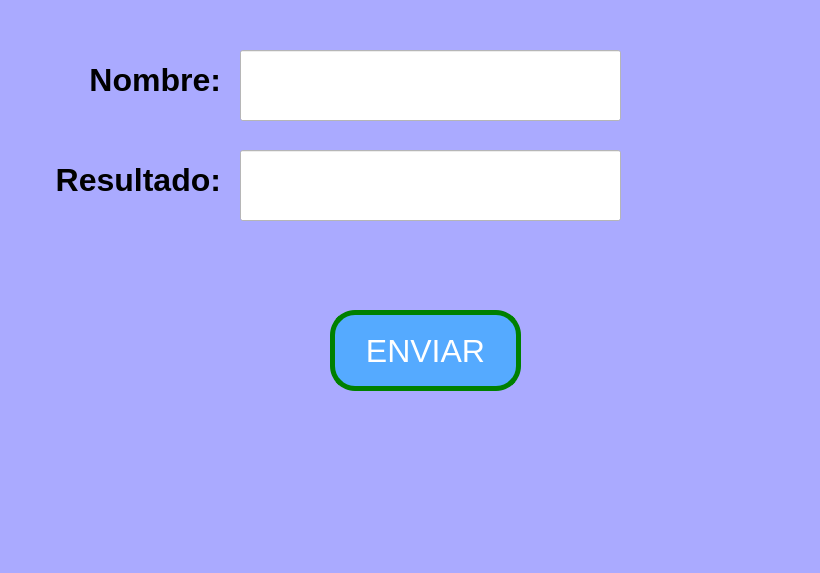
<?xml version="1.0" encoding="UTF-8"?>
<ui version="4.0">
 <class>MainWindow</class>
 <widget class="QMainWindow" name="MainWindow">
  <property name="geometry">
   <rect>
    <x>0</x>
    <y>0</y>
    <width>820</width>
    <height>573</height>
   </rect>
  </property>
  <property name="font">
   <font>
    <pointsize>24</pointsize>
    <weight>75</weight>
    <bold>true</bold>
   </font>
  </property>
  <property name="windowTitle">
   <string>MainWindow</string>
  </property>
  <property name="styleSheet">
   <string notr="true">background-color: rgb(170, 170, 255);

</string>
  </property>
  <widget class="QWidget" name="centralwidget">
   <widget class="QPushButton" name="btn_enviar">
    <property name="geometry">
     <rect>
      <x>330</x>
      <y>310</y>
      <width>191</width>
      <height>81</height>
     </rect>
    </property>
    <property name="font">
     <font>
      <pointsize>24</pointsize>
      <weight>50</weight>
      <bold>false</bold>
     </font>
    </property>
    <property name="styleSheet">
     <string notr="true">background-color: rgb(85, 170, 255);
color: rgb(255, 255, 255);
border-radius:25px;
border: 5px solid green;</string>
    </property>
    <property name="text">
     <string>ENVIAR</string>
    </property>
   </widget>
   <widget class="QLineEdit" name="txt_nombre">
    <property name="geometry">
     <rect>
      <x>240</x>
      <y>50</y>
      <width>381</width>
      <height>71</height>
     </rect>
    </property>
    <property name="font">
     <font>
      <pointsize>48</pointsize>
      <weight>75</weight>
      <bold>true</bold>
     </font>
    </property>
    <property name="styleSheet">
     <string notr="true">background-color: rgb(255, 255, 255);</string>
    </property>
    <property name="text">
     <string/>
    </property>
    <property name="alignment">
     <set>Qt::AlignCenter</set>
    </property>
   </widget>
   <widget class="QLineEdit" name="txt_resultado">
    <property name="geometry">
     <rect>
      <x>240</x>
      <y>150</y>
      <width>381</width>
      <height>71</height>
     </rect>
    </property>
    <property name="font">
     <font>
      <pointsize>48</pointsize>
      <weight>75</weight>
      <bold>true</bold>
     </font>
    </property>
    <property name="styleSheet">
     <string notr="true">background-color: rgb(255, 255, 255);</string>
    </property>
    <property name="text">
     <string/>
    </property>
    <property name="alignment">
     <set>Qt::AlignCenter</set>
    </property>
   </widget>
   <widget class="QLabel" name="label">
    <property name="geometry">
     <rect>
      <x>70</x>
      <y>60</y>
      <width>151</width>
      <height>41</height>
     </rect>
    </property>
    <property name="text">
     <string>&lt;html&gt;&lt;head/&gt;&lt;body&gt;&lt;p align=&quot;right&quot;&gt;&lt;span style=&quot; font-size:24pt; font-weight:600;&quot;&gt;Nombre:&lt;/span&gt;&lt;/p&gt;&lt;/body&gt;&lt;/html&gt;</string>
    </property>
   </widget>
   <widget class="QLabel" name="label_2">
    <property name="geometry">
     <rect>
      <x>50</x>
      <y>160</y>
      <width>171</width>
      <height>41</height>
     </rect>
    </property>
    <property name="text">
     <string>&lt;html&gt;&lt;head/&gt;&lt;body&gt;&lt;p align=&quot;right&quot;&gt;&lt;span style=&quot; font-size:24pt; font-weight:600;&quot;&gt;Resultado:&lt;/span&gt;&lt;/p&gt;&lt;/body&gt;&lt;/html&gt;</string>
    </property>
   </widget>
  </widget>
  <widget class="QMenuBar" name="menubar">
   <property name="geometry">
    <rect>
     <x>0</x>
     <y>0</y>
     <width>820</width>
     <height>22</height>
    </rect>
   </property>
  </widget>
  <widget class="QStatusBar" name="statusbar"/>
 </widget>
 <resources/>
 <connections/>
</ui>
